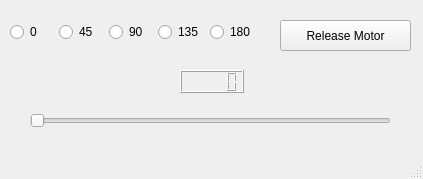
<?xml version="1.0" encoding="UTF-8"?>
<ui version="4.0">
 <class>MainWindow</class>
 <widget class="QMainWindow" name="MainWindow">
  <property name="geometry">
   <rect>
    <x>0</x>
    <y>0</y>
    <width>423</width>
    <height>179</height>
   </rect>
  </property>
  <property name="windowTitle">
   <string>MainWindow</string>
  </property>
  <widget class="QWidget" name="centralwidget">
   <widget class="QPushButton" name="pushButton">
    <property name="geometry">
     <rect>
      <x>280</x>
      <y>20</y>
      <width>131</width>
      <height>31</height>
     </rect>
    </property>
    <property name="text">
     <string>Release Motor</string>
    </property>
   </widget>
   <widget class="QSlider" name="horizontalSlider">
    <property name="geometry">
     <rect>
      <x>30</x>
      <y>100</y>
      <width>361</width>
      <height>41</height>
     </rect>
    </property>
    <property name="orientation">
     <enum>Qt::Horizontal</enum>
    </property>
   </widget>
   <widget class="QLCDNumber" name="lcdNumber">
    <property name="geometry">
     <rect>
      <x>180</x>
      <y>70</y>
      <width>64</width>
      <height>23</height>
     </rect>
    </property>
   </widget>
   <widget class="QWidget" name="">
    <property name="geometry">
     <rect>
      <x>10</x>
      <y>20</y>
      <width>246</width>
      <height>25</height>
     </rect>
    </property>
    <layout class="QHBoxLayout" name="horizontalLayout">
     <item>
      <widget class="QRadioButton" name="radioButton">
       <property name="text">
        <string>0</string>
       </property>
      </widget>
     </item>
     <item>
      <widget class="QRadioButton" name="radioButton_2">
       <property name="text">
        <string>45</string>
       </property>
      </widget>
     </item>
     <item>
      <widget class="QRadioButton" name="radioButton_3">
       <property name="text">
        <string>90</string>
       </property>
      </widget>
     </item>
     <item>
      <widget class="QRadioButton" name="radioButton_4">
       <property name="text">
        <string>135</string>
       </property>
      </widget>
     </item>
     <item>
      <widget class="QRadioButton" name="radioButton_5">
       <property name="text">
        <string>180</string>
       </property>
      </widget>
     </item>
    </layout>
   </widget>
  </widget>
  <widget class="QMenuBar" name="menubar">
   <property name="geometry">
    <rect>
     <x>0</x>
     <y>0</y>
     <width>423</width>
     <height>22</height>
    </rect>
   </property>
  </widget>
  <widget class="QStatusBar" name="statusbar"/>
 </widget>
 <resources/>
 <connections/>
</ui>
